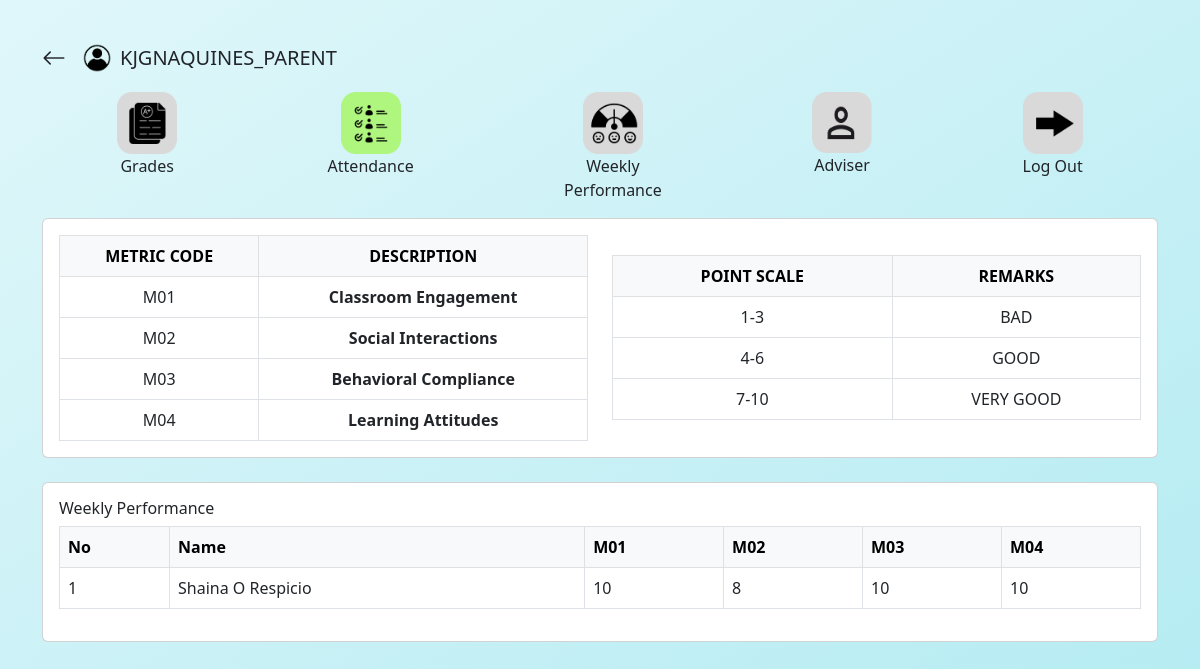
The page /ParentWeeklyPerformance.php (signed in) on the database its author committed.
### tables this page shows
CREATE TABLE `parent` (
  `id` int(11) NOT NULL,
  `parent_name` varchar(255) NOT NULL,
  `student` int(11) NOT NULL,
  `student_id` varchar(255) NOT NULL,
  `school_id` varchar(255) NOT NULL,
  `email` varchar(255) NOT NULL,
  `password` varchar(255) NOT NULL,
  `type` varchar(255) NOT NULL DEFAULT 'parent'
);

CREATE TABLE `weekly_performance` (
  `id` int(11) NOT NULL,
  `student` int(11) NOT NULL,
  `m01` varchar(11) NOT NULL,
  `m02` varchar(11) NOT NULL,
  `m03` varchar(11) NOT NULL,
  `m04` varchar(11) NOT NULL
);

CREATE TABLE `student` (
  `id` int(11) NOT NULL,
  `firstname` varchar(255) NOT NULL,
  `middlename` varchar(255) NOT NULL,
  `lastname` varchar(255) NOT NULL,
  `lrn` varchar(255) NOT NULL,
  `adviser` int(11) NOT NULL,
  `section` varchar(100) NOT NULL,
  `type` varchar(255) NOT NULL DEFAULT 'student'
);

### backend/logic/get_profile.php (called while the page is built, shortened)
<?php
if ($_SESSION['role'] == 'adviser') {
    $query = "SELECT * FROM `adviser` WHERE id = '" . $_SESSION['id'] . "'";
    $result = mysqli_query($conn, $query);
    if (!$result) {
        die("Query failed: " . mysqli_error($conn));
    }
    $user = mysqli_fetch_assoc($result);
    if (!$user) {
        die("User not found.");
    }
    $id = $user['id'];
    $username = $user['name'];
    $section = $user['section'];
    $school_id = $user['school_id'];
    $email = $user['email'];
    $contact_no = $user['contact_no'];
} else {
    $query = "SELECT * FROM `parent` WHERE id = '" . $_SESSION['id'] . "'";
    $result = mysqli_query($conn, $query);
    $user = mysqli_fetch_assoc($result);
    $id = $user['id'];
    $username = $user['parent_name'];
}

### ParentWeeklyPerformance.php (the view, shortened to what this page needs)
<?php
include './backend/conn.php';
include './backend/logic/get_profile.php';
?>
<!DOCTYPE html>
<html lang="en">
<head>
  <link href="https://cdn.jsdelivr.net/npm/bootstrap@5.3.0/dist/css/bootstrap.min.css" rel="stylesheet" />
  <link rel="stylesheet" href="https://cdn.jsdelivr.net/npm/bootstrap-icons@1.11.3/font/bootstrap-icons.min.css">
</head>
<body class="container py-4">
  <div class="d-flex align-items-center my-3">
    <a href="ParentDashboard.php" class="text-decoration-none text-dark me-3">
      <i class="bi bi-arrow-left" style="font-size: 1.5rem;"></i>
    </a>
    <img src="Pictures/person_icon.png" alt="person_icon" class="me-2 person_icon" width="30" height="30">
    <h5 class="mb-0" style="text-transform: uppercase;"><?php echo $username; ?></h5>
  </div>
  <?php include './backend/includes/_header_parent.php'; ?>
  <div class="card p-3 mb-4">
    <div class="row">
      <div class="col-md-6 mb-3 mb-md-0">
        <div class="table-responsive">
          <table class="table table-bordered text-center align-middle mb-0">
            <thead class="table-light">
              <tr>
                <th>METRIC CODE</th>
                <th>DESCRIPTION</th>
              </tr>
            </thead>
            <tbody>
              <tr>
                <td>M01</td>
                <td><b>Classroom Engagement</b></td>
              </tr>
              <tr>
                <td>M02</td>
                <td><b>Social Interactions</b></td>
              </tr>
              <tr>
                <td>M03</td>
                <td><b>Behavioral Compliance</b></td>
              </tr>
              <tr>
                <td>M04</td>
                <td><b>Learning Attitudes</b></td>
              </tr>
            </tbody>
          </table>
        </div>
      </div>
      <div class="col-md-6" style="padding-top: 20px;">
        <div class="table-responsive">
          <table class="table table-bordered text-center align-middle mb-0">
            <thead class="table-light">
              <tr>
                <th>POINT SCALE</th>
                <th>REMARKS</th>
              </tr>
            </thead>
            <tbody>
              <tr>
                <td>1-3</td>
                <td>BAD</td>
              </tr>
              <tr>
                <td>4-6</td>
                <td>GOOD</td>
              </tr>
              <tr>
                <td>7-10</td>
                <td>VERY GOOD</td>
              </tr>
            </tbody>
          </table>
        </div>
      </div>
    </div>
  </div>
  <div class="card p-3 mb-3">
    <div class="d-flex align-items-center justify-content-between">
      <h6>Weekly Performance</h6>
    </div>
    <table class="table table-bordered">
      <thead class="table-light">
        <tr>
          <th>No</th>
          <th>Name</th>
          <th>M01</th>
          <th>M02</th>
          <th>M03</th>
          <th>M04</th>
        </tr>
      </thead>
      <tbody>
        <?php
        $query = mysqli_query($conn, "SELECT * FROM weekly_performance INNER JOIN parent ON weekly_performance.student = parent.student INNER JOIN student ON parent.student = student.id WHERE parent.id = '$id' ORDER BY weekly_performance.id DESC");
        $counter = 1;
        while ($row = mysqli_fetch_assoc($query)) {
          echo '<tr>
                <td>' . $counter++ . '</td>
                <td>' . htmlspecialchars($row['firstname'] . ' ' . $row['middlename'] . ' ' . $row['lastname']) . '</td>
                <td>' . $row['m01'] . '</td>
                <td>' . $row['m02'] . '</td>
                <td>' . $row['m03'] . '</td>
                <td>' . $row['m04'] . '</td>
              </tr>';
        }
        ?>
      </tbody>
    </table>
  </div>
</body>
</html>

### ParentWeeklyPerformance.php (style rules this page uses)
body { background: linear-gradient(to bottom right, #e0f7fa, #b2ebf2); min-height: 100vh; }

### rows shown on the page
parent: parent_name "KJGNAQUINES_PARENT"
weekly_performance: student.lastname "Shaina O Respicio", m01 "10", m02 "8", m03 "10", m04 "10"
